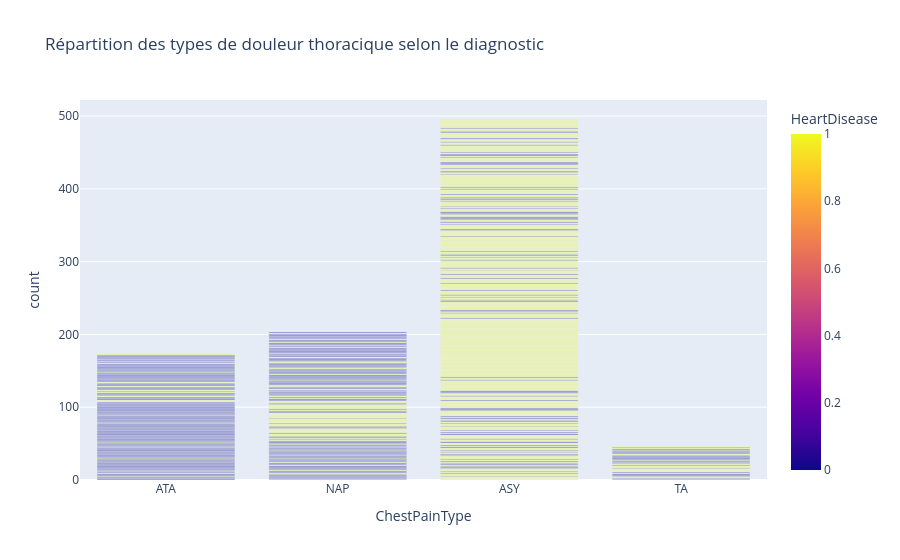

The notebook cell saved with this chart:
### Code cell
import plotly.express as px

fig = px.bar(data, x="ChestPainType", color="HeartDisease", barmode="group",
             title="Répartition des types de douleur thoracique selon le diagnostic")
fig.show()

### Figure 1 — Plotly figure (JSON) as saved in the notebook; plotly's stock layout.template omitted (floating-point values rounded to 4 significant figures; data arrays with more than 128 entries replaced by an {"elided": "..."} marker saying what was removed)
{"data": [{"alignmentgroup": "True", "hovertemplate": "ChestPainType=%{x}<br>count=%{y}<br>HeartDisease=%{marker.color}<extra></extra>", "legendgroup": "", "marker": {"color": {"elided": "918 int values"}, "coloraxis": "coloraxis", "pattern": {"shape": ""}}, "name": "", "offsetgroup": "", "orientation": "v", "showlegend": false, "textposition": "auto", "type": "bar", "x": {"elided": "918 str values"}, "xaxis": "x", "y": {"elided": "918 int values"}, "yaxis": "y"}], "layout": {"barmode": "group", "coloraxis": {"colorbar": {"title": {"text": "HeartDisease"}}, "colorscale": [[0, "#0d0887"], [0.1111, "#46039f"], [0.2222, "#7201a8"], [0.3333, "#9c179e"], [0.4444, "#bd3786"], [0.5556, "#d8576b"], [0.6667, "#ed7953"], [0.7778, "#fb9f3a"], [0.8889, "#fdca26"], [1, "#f0f921"]]}, "legend": {"tracegroupgap": 0}, "title": {"text": "Répartition des types de douleur thoracique selon le diagnostic"}, "xaxis": {"anchor": "y", "domain": [0, 1], "title": {"text": "ChestPainType"}}, "yaxis": {"anchor": "x", "domain": [0, 1], "title": {"text": "count"}}}}
